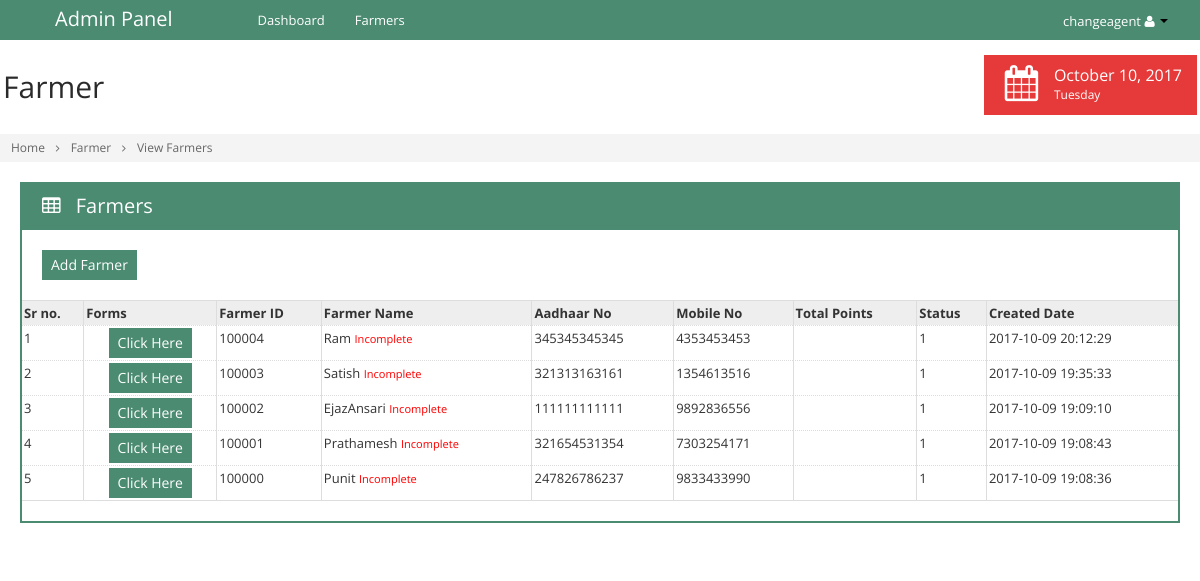
The page /view_farmers.php (signed in) on the database its author committed.
### tables this page shows
CREATE TABLE IF NOT EXISTS `tbl_farmers` (
  `id` int(11) NOT NULL AUTO_INCREMENT,
  `fm_caid` int(11) NOT NULL,
  `fm_id` int(11) NOT NULL,
  `fm_name` varchar(255) NOT NULL,
  `fm_aadhar` bigint(11) NOT NULL,
  `fm_mobileno` bigint(11) NOT NULL,
  `fm_loan` varchar(255) NOT NULL,
  `fm_amount` varchar(255) NOT NULL,
  `fm_status` int(11) NOT NULL,
  `fm_createddt` datetime NOT NULL,
  `fm_createdby` varchar(255) NOT NULL,
  `fm_modifieddt` datetime NOT NULL,
  `fm_modifiedby` varchar(255) NOT NULL,
  PRIMARY KEY (`id`)
);

### view_farmers.php (the view, shortened to what this page needs)
<?php
	include('include/connection.php');
		?>
        <?php
	$ca_id	= $_SESSION['ca_id'];
	$sql	= "select * from tbl_farmers where fm_caid='".$ca_id."' order by id desc";
	$res	= mysqli_query($db_con,$sql) or die(mysqli_error($db_con));
	$r		= 1;
?>
<!doctype html>
<html>
    <head>
    </head>
    <body class="<?php echo $theme_name; ?>" data-theme="<?php echo $theme_name; ?>">
        <div class="container-fluid" id="content">
            <div id="main" style="margin-left:0px !important">
                <div class="container-fluid">
                    <div class="row-fluid">
                        <div class="span12">
                            <div class="box box-color box-bordered">
                                <div class="box-title">
                                    <h3>
                                        <i class="icon-table"></i>
                                        Farmers
                                    </h3>
                                </div>
                                <div class="box-content nopadding">
                                    <div style="padding:20px">
                                        <a href="add_farmers.php?pag=farmers" class="btn btn-primary">
                                            Add Farmer
                                        </a>
                                    </div>
                                    <form id="mainform" action="deletefarmers.php" method="post">
                                        <div id="comp_1">
                                            <table class="table table-bordered dataTable dataTable-scroll-x">
                                                <thead>
                                                    <tr>
                                                        <th>Sr no.</th>
                                                        <th>Forms</th>
                                                        <th>Farmer ID</th>
                                                        <th>Farmer Name</th>
                                                        <th>Aadhaar No</th>
                                                        <th>Mobile No</th>
                                                        <th>Total Points</th>
                                                        <th>Status</th>
                                                        <th class='hidden-350'>Created Date</th>
                                                    </tr>
                                                </thead>
                                                <tbody>
                                                    <?php
                                                    while($row = mysqli_fetch_array($res))
                                                    {
                                                        ?>
                                                        <tr>
                                                            <td><?php echo $r; ?></td>
                                                            <td style="text-align:center;">
                                                            	<a href="get_farmer_details.php?pag=farmers&fm_id=<?php echo $row['fm_id']; ?>" class="btn btn-primary">Click Here</a>
                                                            </td>
                                                            <td><?php echo $row['fm_id']; ?></td>
                                                            <td><?php echo ucwords($row['fm_name']); ?>
                                                            <?php
                                                            $sql_check_point  	= " SELECT * FROM tbl_points ";
															$sql_check_point  	.= " WHERE pt_frm1 !='' AND pt_frm2 !='' ";
															$sql_check_point  	.= " 	AND pt_frm3 !='' AND pt_frm4 !='' ";
															$sql_check_point  	.= " 	AND pt_frm6 !='' AND pt_frm7 !='' ";
															$sql_check_point  	.= " 	AND pt_frm8 !='' AND pt_frm9 !='' ";
															$sql_check_point  	.= " 	AND pt_frm10 !='' AND pt_frm5 !='' ";
															$sql_check_point  	.= " 	AND pt_frm12 !='' AND pt_frm13 !='' ";
															$sql_check_point  	.= " 	AND pt_frm11 !='' ";
															$sql_check_point  	.= " 	AND fm_id='".$row['fm_id']."' ";
                                                            $res_check_point  = mysqli_query($db_con,$sql_check_point) or die(mysqli_error($db_con));
                                                            $num_check_point  = mysqli_num_rows($res_check_point);
                                                            if($num_check_point==0)
                                                            {
                                                                echo '<small style="color:red">Incomplete</small>';
                                                            }
                                                            else
                                                            {
                                                                echo '<small style="color:green">Complete</small>';
                                                            }
                                                            ?>
                                                            </td>
                                                            <td><?php echo $row['fm_aadhar']; ?></td>
                                                            <td><?php echo $row['fm_mobileno']; ?></td>
                                                            <td><?php echo $row['fm_amount']; ?></td>
                                                            <td><?php echo $row['fm_status']; ?></td>
                                                            <td><?php echo $row['fm_createddt']; ?></td>
                                                        </tr>
                                                        <?php
                                                        $r++;
                                                    }
                                                    ?>
                                                </tbody>
                                            </table>
                                        </div>
                                    </form>
                                </div>
                            </div>
                        </div>
                    </div>
                </div>
            </div>
       	</div>
	</body>
</html>

### css/themes.css (style rules this page uses)
.theme-green .btn.btn-primary { background: #4A8B71 }
.theme-green a { color: #4A8B71 }
.theme-green .btn { color: #333 }
.theme-green .btn.btn-primary { background: #4A8B71; color: #fff }
.theme-green #main .box.box-color .box-title { background: #4A8B71 }
.theme-green #main .box.box-bordered.box-color .box-title { border-color: #4A8B71 }
.theme-green #main .box.box-bordered.box-color .box-content { border-color: #4A8B71 }

### rows shown on the page
tbl_farmers: fm "100004", fm_name "Ram", fm_aadhar "345345345345", fm_mobileno "4353453453", fm_status "1", fm_createddt "2017-10-09 20:12:29"
tbl_farmers: fm "100003", fm_name "Satish", fm_aadhar "321313163161", fm_mobileno "1354613516", fm_status "1", fm_createddt "2017-10-09 19:35:33"
tbl_farmers: fm "100002", fm_name "EjazAnsari", fm_aadhar "111111111111", fm_mobileno "9892836556", fm_status "1", fm_createddt "2017-10-09 19:09:10"
tbl_farmers: fm "100001", fm_name "Prathamesh", fm_aadhar "321654531354", fm_mobileno "7303254171", fm_status "1", fm_createddt "2017-10-09 19:08:43"
tbl_farmers: fm "100000", fm_name "Punit", fm_aadhar "247826786237", fm_mobileno "9833433990", fm_status "1", fm_createddt "2017-10-09 19:08:36"

### other values the page prints
$_SESSION['acrefin_user'] "changeagent"
$feature_name "Farmer"
$home_name "Home"
$title "View Farmers"
